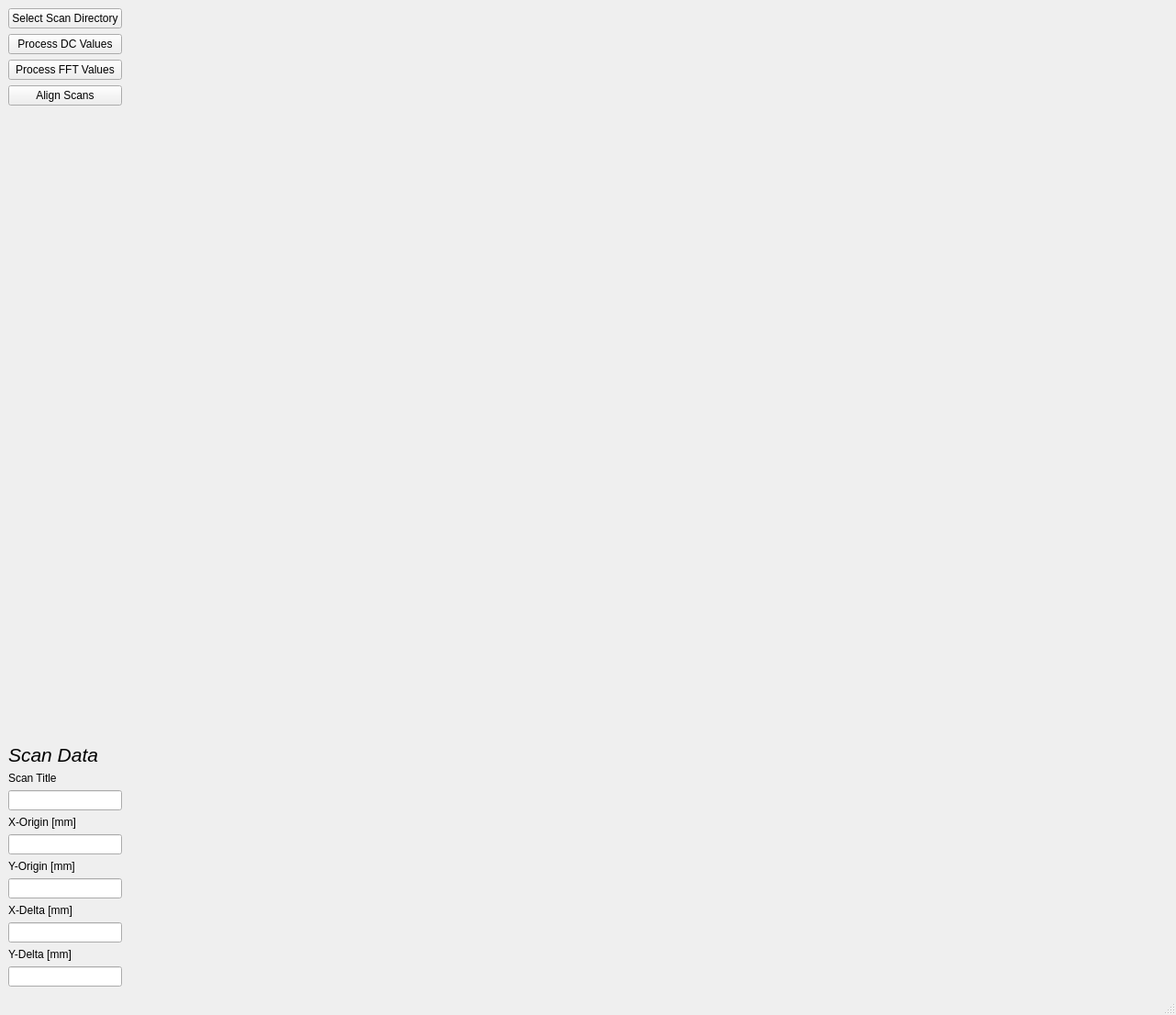
<?xml version="1.0" encoding="UTF-8"?>
<ui version="4.0">
 <class>MainWindow</class>
 <widget class="QMainWindow" name="MainWindow">
  <property name="geometry">
   <rect>
    <x>0</x>
    <y>0</y>
    <width>1282</width>
    <height>1106</height>
   </rect>
  </property>
  <property name="windowTitle">
   <string>MainWindow</string>
  </property>
  <widget class="QWidget" name="centralwidget">
   <layout class="QHBoxLayout" name="horizontalLayout_2">
    <item>
     <layout class="QHBoxLayout" name="horizontalLayout">
      <item>
       <layout class="QVBoxLayout" name="verticalLayout">
        <item>
         <widget class="QPushButton" name="SelectScanButton">
          <property name="text">
           <string>Select Scan Directory</string>
          </property>
         </widget>
        </item>
        <item>
         <widget class="QPushButton" name="ProcessDCValues">
          <property name="text">
           <string>Process DC Values</string>
          </property>
         </widget>
        </item>
        <item>
         <widget class="QPushButton" name="ProcessFFTValues">
          <property name="text">
           <string>Process FFT Values</string>
          </property>
         </widget>
        </item>
        <item>
         <widget class="QPushButton" name="AlignScanButton">
          <property name="text">
           <string>Align Scans</string>
          </property>
         </widget>
        </item>
        <item>
         <spacer name="verticalSpacer">
          <property name="orientation">
           <enum>Qt::Orientation::Vertical</enum>
          </property>
          <property name="sizeHint" stdset="0">
           <size>
            <width>40</width>
            <height>20</height>
           </size>
          </property>
         </spacer>
        </item>
        <item>
         <widget class="QLabel" name="ScanDataLabel">
          <property name="sizePolicy">
           <sizepolicy hsizetype="Minimum" vsizetype="Preferred">
            <horstretch>0</horstretch>
            <verstretch>0</verstretch>
           </sizepolicy>
          </property>
          <property name="font">
           <font>
            <pointsize>16</pointsize>
            <italic>true</italic>
           </font>
          </property>
          <property name="text">
           <string>Scan Data</string>
          </property>
         </widget>
        </item>
        <item>
         <widget class="QLabel" name="ScanTitleLabel">
          <property name="sizePolicy">
           <sizepolicy hsizetype="Minimum" vsizetype="Preferred">
            <horstretch>0</horstretch>
            <verstretch>0</verstretch>
           </sizepolicy>
          </property>
          <property name="text">
           <string>Scan Title</string>
          </property>
         </widget>
        </item>
        <item>
         <widget class="QLineEdit" name="ScanTitleLineEdit">
          <property name="sizePolicy">
           <sizepolicy hsizetype="Minimum" vsizetype="Fixed">
            <horstretch>0</horstretch>
            <verstretch>0</verstretch>
           </sizepolicy>
          </property>
         </widget>
        </item>
        <item>
         <widget class="QLabel" name="XOriginLabel">
          <property name="sizePolicy">
           <sizepolicy hsizetype="Minimum" vsizetype="Preferred">
            <horstretch>0</horstretch>
            <verstretch>0</verstretch>
           </sizepolicy>
          </property>
          <property name="text">
           <string>X-Origin [mm]</string>
          </property>
         </widget>
        </item>
        <item>
         <widget class="QLineEdit" name="XOriginLineEdit">
          <property name="sizePolicy">
           <sizepolicy hsizetype="Minimum" vsizetype="Fixed">
            <horstretch>0</horstretch>
            <verstretch>0</verstretch>
           </sizepolicy>
          </property>
         </widget>
        </item>
        <item>
         <widget class="QLabel" name="YOriginLabel">
          <property name="sizePolicy">
           <sizepolicy hsizetype="Minimum" vsizetype="Preferred">
            <horstretch>0</horstretch>
            <verstretch>0</verstretch>
           </sizepolicy>
          </property>
          <property name="text">
           <string>Y-Origin [mm]</string>
          </property>
         </widget>
        </item>
        <item>
         <widget class="QLineEdit" name="YOriginLineEdit">
          <property name="sizePolicy">
           <sizepolicy hsizetype="Minimum" vsizetype="Fixed">
            <horstretch>0</horstretch>
            <verstretch>0</verstretch>
           </sizepolicy>
          </property>
         </widget>
        </item>
        <item>
         <widget class="QLabel" name="XDeltaLabel">
          <property name="sizePolicy">
           <sizepolicy hsizetype="Minimum" vsizetype="Preferred">
            <horstretch>0</horstretch>
            <verstretch>0</verstretch>
           </sizepolicy>
          </property>
          <property name="text">
           <string>X-Delta [mm]</string>
          </property>
         </widget>
        </item>
        <item>
         <widget class="QLineEdit" name="XDeltaLineEdit">
          <property name="sizePolicy">
           <sizepolicy hsizetype="Minimum" vsizetype="Fixed">
            <horstretch>0</horstretch>
            <verstretch>0</verstretch>
           </sizepolicy>
          </property>
         </widget>
        </item>
        <item>
         <widget class="QLabel" name="YDeltaLabel">
          <property name="sizePolicy">
           <sizepolicy hsizetype="Minimum" vsizetype="Preferred">
            <horstretch>0</horstretch>
            <verstretch>0</verstretch>
           </sizepolicy>
          </property>
          <property name="text">
           <string>Y-Delta [mm]</string>
          </property>
         </widget>
        </item>
        <item>
         <widget class="QLineEdit" name="YDeltaLineEdit">
          <property name="sizePolicy">
           <sizepolicy hsizetype="Minimum" vsizetype="Fixed">
            <horstretch>0</horstretch>
            <verstretch>0</verstretch>
           </sizepolicy>
          </property>
         </widget>
        </item>
       </layout>
      </item>
      <item>
       <widget class="QCustomPlot" name="displayWidget" native="true">
        <property name="sizePolicy">
         <sizepolicy hsizetype="Expanding" vsizetype="Expanding">
          <horstretch>0</horstretch>
          <verstretch>0</verstretch>
         </sizepolicy>
        </property>
       </widget>
      </item>
     </layout>
    </item>
   </layout>
  </widget>
  <widget class="QStatusBar" name="statusbar"/>
 </widget>
 <customwidgets>
  <customwidget>
   <class>QCustomPlot</class>
   <extends>QWidget</extends>
   <header>qcustomplot.h</header>
   <container>1</container>
  </customwidget>
 </customwidgets>
 <resources/>
 <connections/>
</ui>
